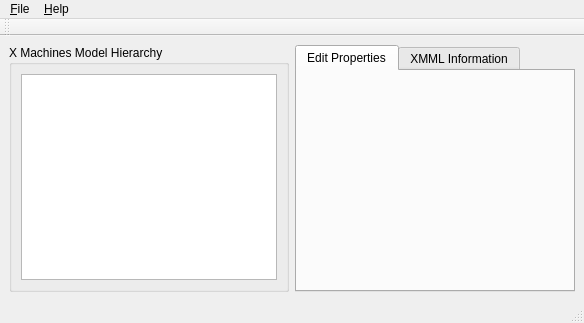
<?xml version="1.0" encoding="UTF-8"?>
<ui version="4.0">
 <class>XMMEMainWindow</class>
 <widget class="QMainWindow" name="XMMEMainWindow">
  <property name="geometry">
   <rect>
    <x>0</x>
    <y>138</y>
    <width>584</width>
    <height>323</height>
   </rect>
  </property>
  <property name="sizePolicy">
   <sizepolicy hsizetype="Maximum" vsizetype="Maximum">
    <horstretch>0</horstretch>
    <verstretch>0</verstretch>
   </sizepolicy>
  </property>
  <property name="windowTitle">
   <string>AgentGUI</string>
  </property>
  <property name="windowIcon">
   <iconset resource="../xmme.qrc">
    <normaloff>:/icons/xmme/images/euracelogo.png</normaloff>:/icons/xmme/images/euracelogo.png</iconset>
  </property>
  <widget class="QWidget" name="centralwidget">
   <layout class="QHBoxLayout">
    <item>
     <widget class="QSplitter" name="splitter">
      <property name="orientation">
       <enum>Qt::Horizontal</enum>
      </property>
      <widget class="QGroupBox" name="groupBox">
       <property name="title">
        <string>X Machines Model Hierarchy</string>
       </property>
       <layout class="QVBoxLayout">
        <item>
         <widget class="XModelView" name="modelView"/>
        </item>
       </layout>
      </widget>
     </widget>
    </item>
    <item>
     <widget class="QTabWidget" name="tabWidget">
      <property name="currentIndex">
       <number>0</number>
      </property>
      <widget class="QWidget" name="editing">
       <attribute name="title">
        <string>Edit Properties</string>
       </attribute>
      </widget>
      <widget class="QWidget" name="XMM">
       <attribute name="title">
        <string>XMML Information</string>
       </attribute>
       <layout class="QVBoxLayout">
        <item>
         <widget class="QTextBrowser" name="informationView"/>
        </item>
       </layout>
      </widget>
     </widget>
    </item>
   </layout>
  </widget>
  <widget class="QMenuBar" name="menubar">
   <property name="geometry">
    <rect>
     <x>0</x>
     <y>0</y>
     <width>584</width>
     <height>25</height>
    </rect>
   </property>
   <widget class="QMenu" name="menuFile">
    <property name="title">
     <string>&amp;File</string>
    </property>
    <addaction name="actionNew"/>
    <addaction name="actionOpen"/>
    <addaction name="separator"/>
    <addaction name="actionSave"/>
    <addaction name="separator"/>
    <addaction name="actionQuoit"/>
   </widget>
   <widget class="QMenu" name="menuHelp">
    <property name="title">
     <string>&amp;Help</string>
    </property>
    <addaction name="actionAbout"/>
   </widget>
   <addaction name="menuFile"/>
   <addaction name="menuHelp"/>
  </widget>
  <widget class="QStatusBar" name="statusbar"/>
  <widget class="QToolBar" name="toolBar">
   <property name="windowTitle">
    <string>toolBar</string>
   </property>
   <attribute name="toolBarArea">
    <enum>TopToolBarArea</enum>
   </attribute>
   <attribute name="toolBarBreak">
    <bool>false</bool>
   </attribute>
  </widget>
  <action name="actionQuoit">
   <property name="icon">
    <iconset resource="../xmme.qrc">
     <normaloff>:/icons/xmme/images/application-exit.png</normaloff>:/icons/xmme/images/application-exit.png</iconset>
   </property>
   <property name="text">
    <string>&amp;Quit</string>
   </property>
  </action>
  <action name="actionAbout">
   <property name="icon">
    <iconset resource="../xmme.qrc">
     <normaloff>:/icons/xmme/images/help-about.png</normaloff>:/icons/xmme/images/help-about.png</iconset>
   </property>
   <property name="text">
    <string>&amp;About</string>
   </property>
  </action>
  <action name="actionSave">
   <property name="icon">
    <iconset resource="../xmme.qrc">
     <normaloff>:/icons/xmme/images/document-save.png</normaloff>:/icons/xmme/images/document-save.png</iconset>
   </property>
   <property name="text">
    <string>&amp;Save</string>
   </property>
  </action>
  <action name="actionSave_As">
   <property name="text">
    <string>Save &amp;As</string>
   </property>
  </action>
  <action name="actionOpen">
   <property name="icon">
    <iconset resource="../xmme.qrc">
     <normaloff>:/icons/xmme/images/document-open.png</normaloff>:/icons/xmme/images/document-open.png</iconset>
   </property>
   <property name="text">
    <string>&amp;Open</string>
   </property>
  </action>
  <action name="actionNew">
   <property name="icon">
    <iconset resource="../xmme.qrc">
     <normaloff>:/icons/xmme/images/document-new.png</normaloff>:/icons/xmme/images/document-new.png</iconset>
   </property>
   <property name="text">
    <string>&amp;New</string>
   </property>
  </action>
 </widget>
 <customwidgets>
  <customwidget>
   <class>XModelView</class>
   <extends>QTreeView</extends>
   <header>../src/XModelView.h</header>
  </customwidget>
 </customwidgets>
 <resources>
  <include location="../xmme.qrc"/>
 </resources>
 <connections/>
</ui>
